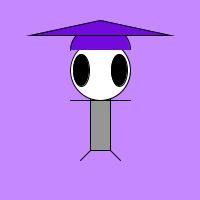
Frame 1 (no input)
Frame 60 (the mouse pressed at the canvas centre just before this capture): identical to frame 1, image omitted
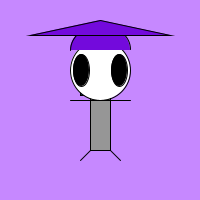
Frame 120 (the mouse held since frame 60 and released just before this capture)

The Processing sketch that drew these frames (run headless with seeded random() and noise(); from frame 60 on, the mouse is pressed at the canvas centre):

// Processing sketch: processing_23245
// ── processing_23245.pde

//yumi wang processing
// ex1_5

void setup (){

//initialise display
size(200,200);
smooth();
frameRate(30);
}

void draw(){
background(198,136,345);

//torso//
ellipseMode(CENTER);
rectMode(CENTER);
stroke(0);


//body
stroke(0);
fill(150);
rect(100,100,20,100);

//belt
fill(12,45,98);
rect(mouseX-10,mouseY-10,20,10);

//head
fill(255);
ellipse(100,70,60,60);
//faceß
fill(0);
ellipse(81,70,16,32);
ellipse(119,70,16,32);
//torso
stroke(0);
line(90,150,80,160);
line(110,150,120,160);

stroke(0);
line(70,100,90,100);
line(130,100,90,100);

//hat
fill(115,10,220);
arc(100, 50, 60, 50, TWO_PI-PI/2, TWO_PI);
arc(100, 50, 60, 50,  PI, TWO_PI-PI/2);



triangle(30, 35, 100, 20, 170, 35);


}
